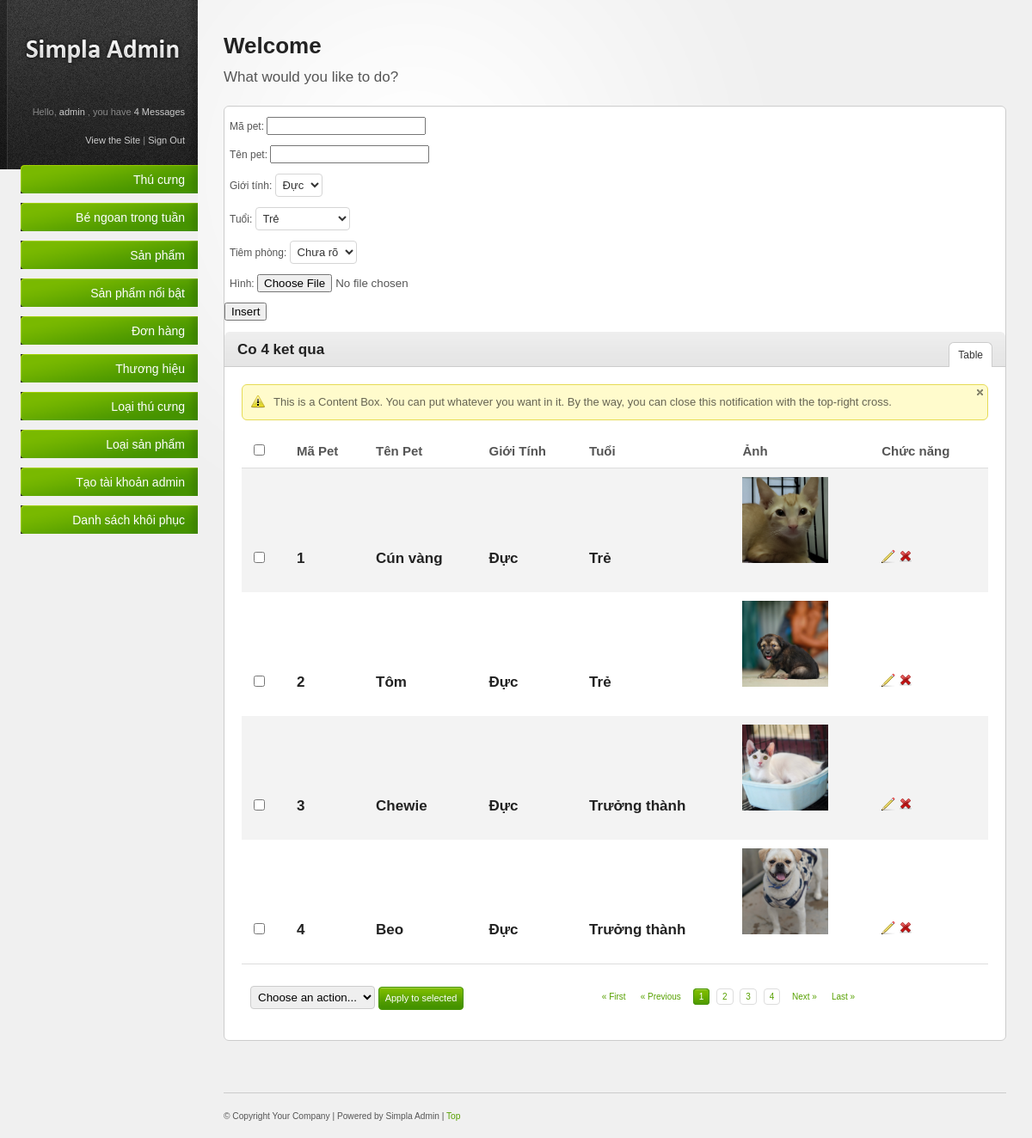
The app's page /admin/bengoantrongtuan.php (signed in) with its own data.
### tables this page shows
CREATE TABLE `bengoantrongtuan` (
  `mapet` int(11) NOT NULL AUTO_INCREMENT,
  `tenpet` varchar(50) NOT NULL,
  `gioitinh` varchar(3) NOT NULL,
  `tuoi` varchar(13) NOT NULL,
  `tiemphong` tinyint(1) NOT NULL,
  `hinh` varchar(50) NOT NULL,
  `xoa` tinyint(1) NOT NULL DEFAULT '0',
  PRIMARY KEY (`mapet`),
  KEY `mapet` (`mapet`),
  CONSTRAINT `FK_bengoantrongtuan_thucung` FOREIGN KEY (`mapet`) REFERENCES `thucung` (`mapet`) ON DELETE CASCADE ON UPDATE CASCADE
);

### admin/pages/content_box_1.php (the view, shortened to what this page needs)
<?php
$sql='select * from bengoantrongtuan where xoa=0';
$objStatament = $objPDO->prepare($sql);
$objStatament->execute();
$n = $objStatament->rowCount();
$data = $objStatament->fetchAll(PDO::FETCH_OBJ);
?>
<form width="100%" action="store_1.php" method="post" enctype="multipart/form-data"><br>
    &ensp;Mã pet: <input type="text" readonly name="mapet"> <br><br>
    &ensp;Tên pet: <input type="text" name="tenpet"> <br><br>
    &ensp;Giới tính: <select name="gioitinh" id="">
                <option value="Đực">Đực</option>
                </select> <br><br>
    &ensp;Tuổi: <select name="tuoi" id="">
                <option value="Trẻ">Trẻ</option>
                </select> <br><br>
    &ensp;Tiêm phòng: <select name="tiemphong" id="">
                <option value="0">Chưa rõ</option>
                </select> <br><br>
    &ensp;Hình: <input type="file" name="hinh"> <br><br>
    <input type="submit" onclick="return confirm('Bạn có chắc muốn thêm không?')" name="sm" value="Insert"><br><br>
</form>
<div class="content-box-header">
    <h3>Co <?php echo $n ?> ket qua</h3>
    <ul class="content-box-tabs">
        <li><a href="#tab1" class="default-tab">Table</a></li>
    </ul>
</div>
<div class="content-box-content">
    <div class="tab-content default-tab" id="tab1">
        <div class="notification attention png_bg">
            <a href="#" class="close"><img src="resources/images/icons/cross_grey_small.png" title="Close this notification" alt="close" /></a>
            <div>
                This is a Content Box. You can put whatever you want in it. By the way, you can close this notification with the top-right cross.
            </div>
        </div>
        <table>
            <thead>
                <tr>
                    <th><input class="check-all" type="checkbox" /></th>
                    <th>Mã Pet</th>
                    <th>Tên Pet</th>
                    <th>Giới Tính</th>
                    <th>Tuổi</th>
                    <th>Ảnh</th>
                    <th>Chức năng</th>
                </tr>
            </thead>
            <tfoot>
                <tr>
                    <td colspan="6">
                        <div class="bulk-actions align-left">
                            <select name="dropdown">
                                <option value="option1">Choose an action...</option>
                            </select>
                            <a class="button" href="#">Apply to selected</a>
                        </div>
                        <div class="pagination">
                            <a href="#" title="First Page">&laquo; First</a><a href="#" title="Previous Page">&laquo; Previous</a>
                            <a href="#" class="number  current" title="1">1</a>
                            <a href="#" class="number" title="2">2</a>
                            <a href="#" class="number" title="3">3</a>
                            <a href="#" class="number" title="4">4</a>
                            <a href="#" title="Next Page">Next &raquo;</a><a href="#" title="Last Page">Last &raquo;</a>
                        </div>
                    </td>
                </tr>
            </tfoot>
            <tbody>
                <?php
                foreach($data as $pet)
                {
                    ?>
                     <tr>
                    <td><input type="checkbox" name="check-box" /></td>
                    <td><h3><?php echo $pet->mapet ?><h3></td>
                    <td><h3><?php echo $pet->tenpet ?></h3></td>
                    <td><h3><?php echo $pet->gioitinh ?></h3></td>
                    <td><h3><?php echo $pet->tuoi ?></h3></td>
                    <td><img src='./resources/images/<?php echo $pet->hinh ?>' style="width:100px;height:100px;"> </td>
                    <td>
                            <a href="edit_1.php?mapet=<?php echo $pet->mapet ?>"
                            onclick="return confirm('Bạn muốn sửa thú cưng có tên là <?php echo $pet->tenpet ?> ?')"
                            title="Edit"><img src="resources/images/icons/pencil.png" alt="Edit" /></a>
                            <a href="delete_1.php?mapet=<?php echo $pet->mapet ?>"
                            onclick="return confirm('Bạn muốn xóa thú cưng có tên là <?php echo $pet->tenpet ?> ?')"
                            title="Delete"><img src="resources/images/icons/cross.png" alt="Delete" /></a>
                    </td>
                </tr>
                    <?php
                }
                ?>
            </tbody>
        </table>
    </div>
</div>

### admin/resources/css/style.css (style rules this page uses)
html { font-size: 100%; height: 100%; margin-bottom: 1px; }
body { font-family: Arial, Helvetica, sans-serif; color: #555; background: #f0f0f0 url('../images/bg_login.html') top left repeat-y; font-size: 12px; }
h1, h2, h3, h4, h5, h6 { font-family: Helvetica, Arial, sans-serif; color: #222; font-weight: bold; }
h3 { font-size: 17px; padding: 0 0 10px 0; }
a { color: #57a000; text-decoration: none; }
.align-left { float: left; }
.button { font-family: Verdana, Arial, sans-serif; display: inline-block; background: #459300 url('../images/bg-button-green.gif') top left repeat-x !important; border: 1px solid #459300 !important; padding: 4px 7px 4px 7px !important; color: #fff !important; font-size: 11px !important; cursor: pointer; }
#main-content ul, #main-content ol { padding: 10px 0; }
#main-content ul li { background: url('../images/icons/bullet_black.png') center left no-repeat; padding: 4px 0 4px 20px; }
.content-box-header { background: #e5e5e5 url('../images/bg-content-box.gif') top left repeat-x; margin-top: 1px; height: 40px; }
.content-box-header h3 { padding: 12px 15px 10px; float: left; }
ul.content-box-tabs { float: right; padding: 12px 15px 0 0 !important; margin: 0 !important; }
ul.content-box-tabs li { float: left; margin: 0; padding: 0 !important; background-image: none !important; }
ul.content-box-tabs li a { color: #333; padding: 8px 10px; display: block; margin: 1px; border-bottom: 0; }
ul.content-box-tabs li a.current { background: #fff; border: 1px solid #ccc; border-bottom: 0; margin: 0; }
.content-box-content { padding: 20px; font-size: 13px; border-top: 1px solid #ccc; }
#main-content table { width: 100%; border-collapse: collapse; }
#main-content table thead th { font-weight: bold; font-size: 15px; border-bottom: 1px solid #ddd; }
#main-content tbody { border-bottom: 1px solid #ddd; }
#main-content tbody tr { background: #fff; }
#main-content tbody tr.alt-row { background: #f3f3f3; }
#main-content table td, #main-content table th { padding: 10px; line-height: 1.3em; }
#main-content table tfoot td .bulk-actions { padding: 15px 0 5px 0; }
#main-content table tfoot td .bulk-actions select { padding: 4px; border: 1px solid #ccc; }
#main-content .pagination { text-align: right; padding: 20px 0 5px 0; font-family: Verdana, Arial, Helvetica, sans-serif; font-size: 10px; }
.pagination a { margin: 0 5px 0 0; padding: 3px 6px; }
.pagination a.number { border: 1px solid #ddd; }
.pagination a.current { background: #469400 url('../images/bg-button-green.gif') top left repeat-x !important; border-color: #459300 !important; color: #fff !important; }
form input.text-input, form select, form textarea, form .wysiwyg { padding: 6px; font-size: 13px; background: #fff url('../images/bg-form-field.gif') top left repeat-x; border: 1px solid #d5d5d5; color: #333; }
form select { padding: 4px; background: #fff; }
.notification { position: relative; margin: 0 0 15px 0; padding: 0; border: 1px solid; background-position: 10px 11px !important; background-repeat: no-repeat !important; font-size: 13px; width: 99.8%; }
.attention { background: #fffbcc url('../images/icons/exclamation.png') 10px 11px no-repeat; border-color: #e6db55; color: #666452; }
.notification div { display:block; font-style:normal; padding: 10px 10px 10px 36px; line-height: 1.5em; }
.notification .close { color:#990000; font-size:9px; position:absolute; right:5px; top:5px; }

### admin/resources/css/invalid.css (style rules this page uses)
.button, #main-content table tfoot td .bulk-actions select, .pagination a.number, form input.text-input, form textarea, form .wysiwyg, form select, .dp-popup { -moz-border-radius: 4px; -webkit-border-radius: 4px; border-radius: 4px; }
.content-box, .content-box-header, ul.content-box-tabs li a.current, .shortcut-button, .notification { -moz-border-radius: 6px; -webkit-border-radius: 6px; border-radius: 6px; }
.content-box-header { -moz-border-radius-bottomleft: 0; -moz-border-radius-bottomright: 0; -webkit-border-bottom-left-radius: 0; -webkit-border-bottom-right-radius: 0; border-bottom-left-radius: 0; border-bottom-right-radius: 0; }
ul.content-box-tabs li a.current { -moz-border-radius-bottomleft: 0; -moz-border-radius-bottomright: 0; -webkit-border-bottom-left-radius: 0; -webkit-border-bottom-right-radius: 0; border-bottom-left-radius: 0; border-bottom-right-radius: 0; }

### records on screen
bengoantrongtuan: mapet "1", tenpet "Cún vàng", gioitinh "Đực", tuoi "Trẻ", hinh (picture)
bengoantrongtuan: mapet "2", tenpet "Tôm", gioitinh "Đực", tuoi "Trẻ", hinh (picture)
bengoantrongtuan: mapet "3", tenpet "Chewie", gioitinh "Đực", tuoi "Trưởng thành", hinh (picture)
bengoantrongtuan: mapet "4", tenpet "Beo", gioitinh "Đực", tuoi "Trưởng thành", hinh (picture)

### other values on screen
$a->username "admin"
$n "4"
